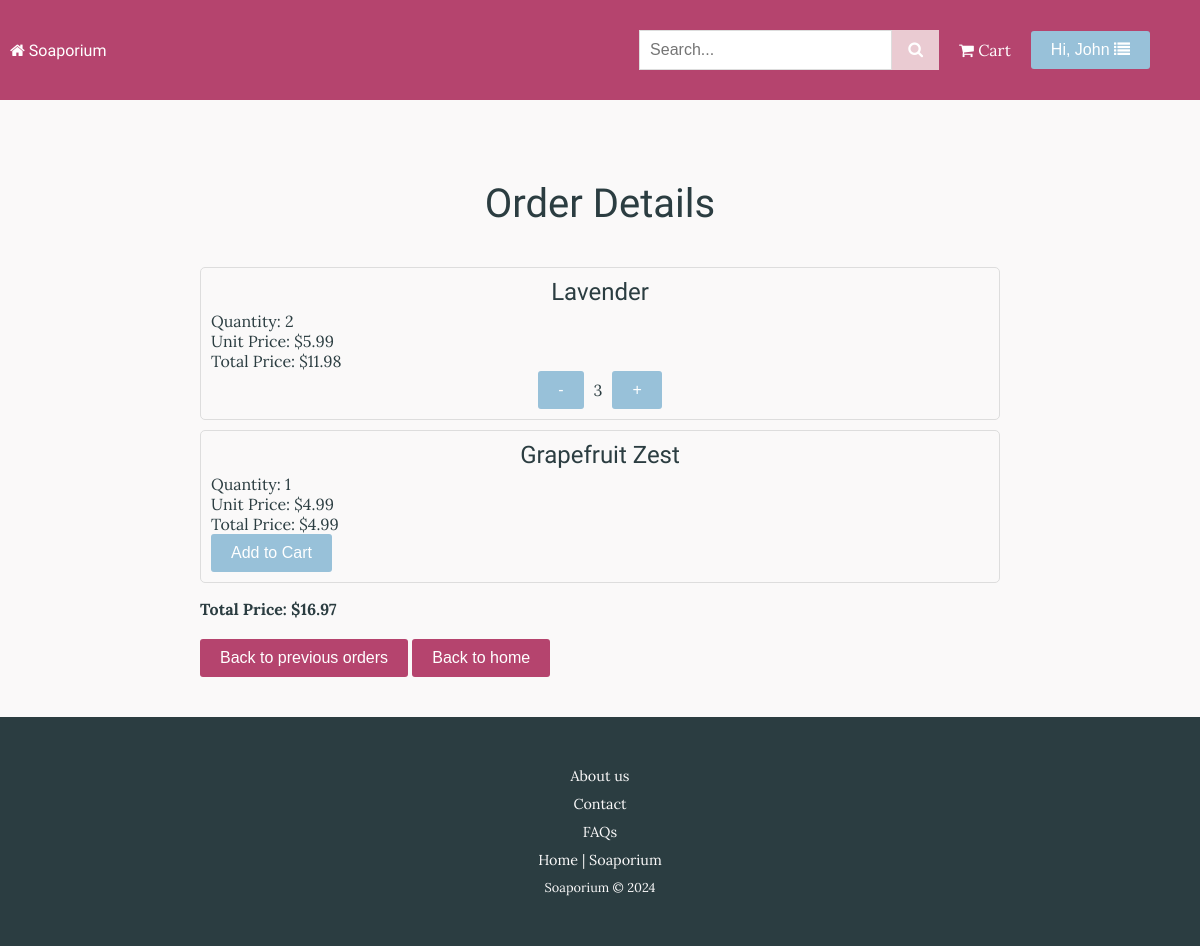
Page /view_previous_order/15 (signed in) on the committed database.
### tables this page shows
CREATE TABLE User (userid INTEGER PRIMARY KEY AUTOINCREMENT, fname TEXT NOT NULL, lname TEXT NOT NULL, housenum INTEGER, street TEXT, suburb TEXT, town TEXT, region TEXT, country TEXT, postcode INTEGER, email TEXT NOT NULL, password TEXT NOT NULL);

CREATE TABLE CartItem (soapid INTEGER REFERENCES Soap (soapid), cartid INTEGER, quantity INTEGER);

CREATE TABLE Soap (soapid INTEGER PRIMARY KEY AUTOINCREMENT, name TEXT NOT NULL, description TEXT, price REAL NOT NULL, picture TEXT, is_featured INTEGER);

### routes.py (the view)
@app.route("/view_previous_order/<int:cartid>")
def view_previous_order(cartid):
    userid = session.get("userid")
    if not userid:
        flash("Please log in to view your previous order")
        return redirect(url_for("login"))
    sql = "SELECT status FROM Cart WHERE cartid = ? AND userid = ?"
    result = execute_query(sql, (cartid, userid), True, False, False)
    if not result or result[0] != 'completed':
        return render_template('404.html'), 404
    sql = """
        SELECT Soap.soapid AS soapid,
               Soap.name AS soap_name,
               Soap.price AS unit_price,
               CartItem.quantity AS soap_quantity
        FROM CartItem
        JOIN Soap ON Soap.soapid = CartItem.soapid
        WHERE CartItem.cartid = ?
        """
    cart_items = execute_query(sql, (cartid,), False, True, False)
    total_price = sum(
        item[2] * item[3]  # item[2] is unit_price, item[3] is soap_quantity
        for item in cart_items
    )
    total_price = "{:.2f}".format(total_price)
    formatted_cart_items = [
        {
            "soapid": item[0],
            "soap_name": item[1],
            "unit_price": "{:.2f}".format(item[2]),
            "soap_quantity": item[3],
            "total_unit_price": "{:.2f}".format(item[2] * item[3])
        }
        for item in cart_items
    ]
    cart_quantities = {}
    userid = session.get('userid')
    if userid:
        sql = """SELECT soapid, quantity
                 FROM CartItem
                 WHERE cartid IN (
                     SELECT cartid
                     FROM Cart
                     WHERE userid = ? AND status = 'open'
                 )"""
        items = execute_query(sql, (userid,), False, True, False)
        cart_quantities = {item[0]: item[1] for item in items}
    return render_template(
        "view_previous_order.html",
        cart_items=formatted_cart_items,
        total_price=total_price,
        cartid=cartid,
        cart_quantities=cart_quantities
    )

### routes.py (called while the page is built)
def execute_query(sql, params=(), fetchone=False,
                  fetchall=False, commit=False):
    connection = sqlite3.connect("Soap.db")
    cursor = connection.cursor()
    result = None
    try:
        cursor.execute(sql, params)
        if commit:
            connection.commit()
        if fetchone:
            result = cursor.fetchone()
        elif fetchall:
            result = cursor.fetchall()
    except sqlite3.Error as e:
        app.logger.error(f"Database error: {e}")
        raise
    finally:
        connection.close()
    return result

@app.context_processor
def inject_user_firstname():
    user_firstname = None
    userid = session.get("userid")
    if userid:
        sql = "SELECT fname FROM User WHERE userid = ?"
        user = execute_query(sql, (userid,), True, False, False)
        if user:
            user_firstname = user[0]
    return dict(user_firstname=user_firstname)

### templates/view_previous_order.html (shortened to what this page needs)
{% extends "layout.html" %}
{% block content %}
<div class="cart-container">
    <h1>Order Details</h1>
    {% if cart_items and cart_items|length > 0 %}
    <ul>
        {% for item in cart_items %}
        <li class="cart-item">
            <h2>{{ item.soap_name }}</h2>
            <p>Quantity: {{ item.soap_quantity }}</p>
            <p>Unit Price: ${{ item.unit_price }}</p>
            <p>Total Price: ${{ item.total_unit_price }}</p>
            {% if item.soapid in cart_quantities %}
            <div class="cart-quantity">
                <form action="{{ url_for('decrease_quantity', soapid=item.soapid) }}" method="POST">
                    <button type="submit" class="quantity-button decrease-quantity">-</button>
                </form>
                <span class="quantity-display">{{ cart_quantities[item.soapid] }}</span>
                <form action="{{ url_for('add_to_cart') }}" method="POST">
                    <button type="submit" class="quantity-button increase-quantity">+</button>
                </form>
            </div>
            {% else %}
            <form action="{{ url_for('add_to_cart') }}" method="POST">
                <button type="submit" class="add-to-cart">Add to Cart</button>
            </form>
            {% endif %}
        </li>
        {% endfor %}
    </ul>
    <p class="total-price">Total Price: ${{ total_price }}</p>
    {% else %}
    <p>No items found in this order.</p>
    {% endif %}
    <div class="cart-navigation">
        <a href="{{ url_for('previous_carts') }}"><button>Back to previous orders</button></a>
        <a href="{{ url_for('home') }}"><button>Back to home</button></a>
    </div>
</div>
{% endblock %}

### templates/layout.html (shortened to what this page needs)
<!DOCTYPE html>
<html lang="en">
<head>
    <link rel="stylesheet" href="{{ url_for('static', filename='styles.css') }}">
    <link rel="stylesheet" href="https://cdnjs.cloudflare.com/ajax/libs/font-awesome/4.7.0/css/font-awesome.min.css">
</head>
<body>
    <div class="top-bar">
        <a href="{{ url_for('home') }}" class="home-link"><i class="fa fa-home"></i> Soaporium</a>
        <nav class="navbar">
            <ul class="nav-links">
                <li class="search-bar">
                    <form action="{{ url_for('search') }}" method="get">
                        <div class="input-wrapper">
                            <input type="text" name="search_term" placeholder="Search...">
                            <button type="submit"><i class="fa fa-search"></i></button>
                        </div>
                    </form>
                </li>
                {% if session.get("userid") %}
                <li><a href="{{ url_for('view_current_cart') }}"><i class="fa fa-shopping-cart"></i> Cart</a></li>
                <li class="user-dropdown">
                    <button class="user-dropdown-btn">Hi, {{ user_firstname }} <i class="fa fa-list"></i></button>
                </li>
                {% else %}
                <li><a href="{{ url_for('login') }}">Login</a></li>
                <li><a href="{{ url_for('signup') }}">Sign up</a></li>
                {% endif %}
            </ul>
        </nav>
    </div>
    <div class="content">
        {% block content %}{% endblock %}
    </div>
    <div class="footer">
        <div class="footer links">
            <p><a href="{{ url_for('about') }}">About us</a></p>
            <p><a href="{{ url_for('customer_service') }}">Contact</a></p>
            <p><a href="{{ url_for('faqs')}}">FAQs</a></p>
            <p><a href="{{ url_for('home') }}">Home | Soaporium</a></p>
            <p>Soaporium &COPY; 2024</p>
        </div>
    </div>
</body>
</html>

### static/styles.css (style rules this page uses)
body { font-family: 'Lora', serif; margin: 0; padding: 0; background-color: #faf9f9; color: #2b3d41; display: flex; flex-direction: column; min-height: 100vh; }
h1, h2, h3, h4, h5, h6, .home-link { font-family: "Gorditas", serif; font-weight: 100; text-align: center; }
ul, li { list-style-type: none; margin: 0; padding: 0; }
.top-bar { height: 5em; background-color: #b5446e; color: #fff; padding: 10px; display: flex; justify-content: space-between; align-items: center; position: sticky; top: 0; z-index: 1; }
.home-link, .nav-links li a { color: #fff; text-decoration: none; }
.navbar { background-color: #b5446e; color: #fff; display: flex; justify-content: space-between; align-items: center; padding: 0 20px; }
.nav-links { display: flex; align-items: center; flex-wrap: wrap; }
.nav-links li { margin-right: 20px; }
.search-bar { max-width: 300px; }
input[type="text"], input[type="password"] { padding: 10px; font-size: 16px; border: 1px solid #ddd; width: 100%; flex: 1; box-sizing: border-box; }
.input-wrapper, .update-form { display: flex; align-items: center; width: 100%; }
.input-wrapper input { flex-grow: 1; padding-right: 40px; }
.input-wrapper button { width: auto; padding: 10px 15px; background-color: #eacbd2; color: #fff; border: 1px solid #eacbd2; cursor: pointer; font-size: 16px; flex-shrink: 0; }
.content { padding: 20px; }
.footer { background-color: #2b3d41; padding: 20px; color: #faf9f9; margin-top: auto; flex-shrink: 0; text-align: center; }
.footer a { color: #faf9f9; text-decoration: none; margin: 0 10px; font-size: 0.9rem; }
.footer p { margin: 10px 0; font-size: 0.8rem; }
.add-to-cart, .user-dropdown-btn, .cancel-button, .update-button, .quantity-button { display: inline-block; padding: 10px 20px; font-size: 16px; background-color: #98c1d9; color: #fff; border: none; border-radius: 3px; cursor: pointer; text-decoration: none; }
.cart-quantity { display: flex; align-items: center; justify-content: center; gap: 10px; }
.cart-container { max-width: 800px; margin: 0 auto; padding: 20px; }
.cart-item { border: 1px solid #ddd; border-radius: 5px; padding: 10px; margin-bottom: 10px; background-color: #faf9f9; }
.cart-item h2 { margin: 0 0 5px; }
.cart-item p { margin: 0; }
.total-price { font-weight: bold; }
.cart-navigation { margin-top: 20px; }
.cart-navigation a { text-decoration: none; color:#b5446e; }
.user-info-form button, .cart-navigation button { padding: 10px 20px; font-size: 16px; background-color: #b5446e; color: #fff; border: none; border-radius: 3px; cursor: pointer; }
.user-dropdown { position: relative; }
.user-dropdown-btn { padding: 10px 20px; font-size: 16px; background-color: #98c1d9; color: #fff; border: none; border-radius: 3px; cursor: pointer; text-decoration: none; display: inline-block; }
.about-page h1, .faqs-page h1, .contact-form-container h1, .cart-container h1, .error-container h1 { font-size: 2.5em; text-align: center; margin-top: 1em; margin-bottom: 1em; }

### rows in the picture
User: fname "John"
CartItem: soap_name "Lavender", soap_quantity "2", unit_price "5.99", total_unit_price "11.98", cart_quantities "3"
CartItem: soap_name "Grapefruit Zest", soap_quantity "1", unit_price "4.99", total_unit_price "4.99"

### other values in the picture
{{ total_price }} "16.97"
